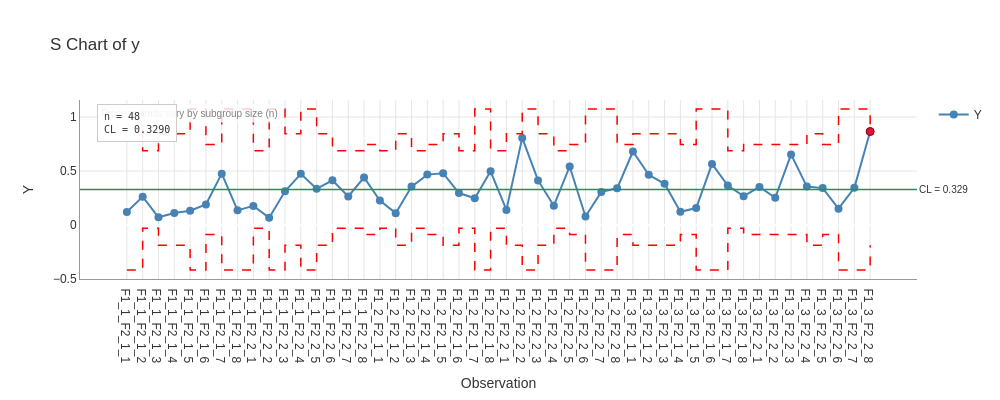

Notebook cell for this chart:
### Code cell
result_s.plot(chart='S', show_stats=True).show()

### Figure 1 — Plotly figure (JSON) as saved in the notebook; plotly's stock layout.template omitted (floating-point values rounded to 4 significant figures)
{"data": [{"hovertemplate": "%{x}<br>%{y:.3f}<extra></extra>", "line": {"color": "steelblue", "width": 2}, "marker": {"color": "steelblue", "size": 8}, "mode": "lines+markers", "name": "Y", "type": "scatter", "x": ["F1_1_F2_1_1", "F1_1_F2_1_2", "F1_1_F2_1_3", "F1_1_F2_1_4", "F1_1_F2_1_5", "F1_1_F2_1_6", "F1_1_F2_1_7", "F1_1_F2_1_8", "F1_1_F2_2_1", "F1_1_F2_2_2", "F1_1_F2_2_3", "F1_1_F2_2_4", "F1_1_F2_2_5", "F1_1_F2_2_6", "F1_1_F2_2_7", "F1_1_F2_2_8", "F1_2_F2_1_1", "F1_2_F2_1_2", "F1_2_F2_1_3", "F1_2_F2_1_4", "F1_2_F2_1_5", "F1_2_F2_1_6", "F1_2_F2_1_7", "F1_2_F2_1_8", "F1_2_F2_2_1", "F1_2_F2_2_2", "F1_2_F2_2_3", "F1_2_F2_2_4", "F1_2_F2_2_5", "F1_2_F2_2_6", "F1_2_F2_2_7", "F1_2_F2_2_8", "F1_3_F2_1_1", "F1_3_F2_1_2", "F1_3_F2_1_3", "F1_3_F2_1_4", "F1_3_F2_1_5", "F1_3_F2_1_6", "F1_3_F2_1_7", "F1_3_F2_1_8", "F1_3_F2_2_1", "F1_3_F2_2_2", "F1_3_F2_2_3", "F1_3_F2_2_4", "F1_3_F2_2_5", "F1_3_F2_2_6", "F1_3_F2_2_7", "F1_3_F2_2_8"], "y": [0.12, 0.263, 0.072, 0.111, 0.132, 0.191, 0.476, 0.136, 0.177, 0.068, 0.313, 0.474, 0.335, 0.414, 0.265, 0.441, 0.226, 0.11, 0.356, 0.467, 0.48, 0.296, 0.248, 0.497, 0.14, 0.807, 0.413, 0.179, 0.542, 0.079, 0.307, 0.34, 0.681, 0.465, 0.382, 0.123, 0.157, 0.566, 0.366, 0.267, 0.352, 0.252, 0.654, 0.356, 0.342, 0.151, 0.345, 0.866]}, {"hovertemplate": "UPL: %{y:.3f}<extra></extra>", "line": {"color": "red", "dash": "dash", "width": 1.5}, "mode": "lines", "name": "UPL (varies)", "showlegend": false, "type": "scatter", "x": ["F1_1_F2_1_1", "F1_1_F2_1_2", "F1_1_F2_1_2", "F1_1_F2_1_3", "F1_1_F2_1_3", "F1_1_F2_1_4", "F1_1_F2_1_4", "F1_1_F2_1_5", "F1_1_F2_1_5", "F1_1_F2_1_6", "F1_1_F2_1_6", "F1_1_F2_1_7", "F1_1_F2_1_7", "F1_1_F2_1_8", "F1_1_F2_1_8", "F1_1_F2_2_1", "F1_1_F2_2_1", "F1_1_F2_2_2", "F1_1_F2_2_2", "F1_1_F2_2_3", "F1_1_F2_2_3", "F1_1_F2_2_4", "F1_1_F2_2_4", "F1_1_F2_2_5", "F1_1_F2_2_5", "F1_1_F2_2_6", "F1_1_F2_2_6", "F1_1_F2_2_7", "F1_1_F2_2_7", "F1_1_F2_2_8", "F1_1_F2_2_8", "F1_2_F2_1_1", "F1_2_F2_1_1", "F1_2_F2_1_2", "F1_2_F2_1_2", "F1_2_F2_1_3", "F1_2_F2_1_3", "F1_2_F2_1_4", "F1_2_F2_1_4", "F1_2_F2_1_5", "F1_2_F2_1_5", "F1_2_F2_1_6", "F1_2_F2_1_6", "F1_2_F2_1_7", "F1_2_F2_1_7", "F1_2_F2_1_8", "F1_2_F2_1_8", "F1_2_F2_2_1", "F1_2_F2_2_1", "F1_2_F2_2_2", "F1_2_F2_2_2", "F1_2_F2_2_3", "F1_2_F2_2_3", "F1_2_F2_2_4", "F1_2_F2_2_4", "F1_2_F2_2_5", "F1_2_F2_2_5", "F1_2_F2_2_6", "F1_2_F2_2_6", "F1_2_F2_2_7", "F1_2_F2_2_7", "F1_2_F2_2_8", "F1_2_F2_2_8", "F1_3_F2_1_1", "F1_3_F2_1_1", "F1_3_F2_1_2", "F1_3_F2_1_2", "F1_3_F2_1_3", "F1_3_F2_1_3", "F1_3_F2_1_4", "F1_3_F2_1_4", "F1_3_F2_1_5", "F1_3_F2_1_5", "F1_3_F2_1_6", "F1_3_F2_1_6", "F1_3_F2_1_7", "F1_3_F2_1_7", "F1_3_F2_1_8", "F1_3_F2_1_8", "F1_3_F2_2_1", "F1_3_F2_2_1", "F1_3_F2_2_2", "F1_3_F2_2_2", "F1_3_F2_2_3", "F1_3_F2_2_3", "F1_3_F2_2_4", "F1_3_F2_2_4", "F1_3_F2_2_5", "F1_3_F2_2_5", "F1_3_F2_2_6", "F1_3_F2_2_6", "F1_3_F2_2_7", "F1_3_F2_2_7", "F1_3_F2_2_8", "F1_3_F2_2_8"], "y": [1.075, 1.075, 0.688, 0.688, 0.845, 0.845, 0.845, 0.845, 1.075, 1.075, 0.746, 0.746, 1.075, 1.075, 1.075, 1.075, 0.688, 0.688, 1.075, 1.075, 0.845, 0.845, 1.075, 1.075, 0.845, 0.845, 0.688, 0.688, 0.688, 0.688, 0.746, 0.746, 0.688, 0.688, 0.845, 0.845, 0.688, 0.688, 0.746, 0.746, 0.845, 0.845, 0.688, 0.688, 1.075, 1.075, 0.688, 0.688, 0.845, 0.845, 1.075, 1.075, 0.845, 0.845, 0.688, 0.688, 0.746, 0.746, 1.075, 1.075, 1.075, 1.075, 0.746, 0.746, 0.845, 0.845, 0.845, 0.845, 0.845, 0.845, 0.746, 0.746, 1.075, 1.075, 1.075, 1.075, 0.688, 0.688, 0.746, 0.746, 0.746, 0.746, 0.746, 0.746, 0.746, 0.746, 0.845, 0.845, 0.746, 0.746, 1.075, 1.075, 1.075, 1.075, 0.845]}, {"hovertemplate": "LPL: %{y:.3f}<extra></extra>", "line": {"color": "red", "dash": "dash", "width": 1.5}, "mode": "lines", "name": "LPL (varies)", "showlegend": false, "type": "scatter", "x": ["F1_1_F2_1_1", "F1_1_F2_1_2", "F1_1_F2_1_2", "F1_1_F2_1_3", "F1_1_F2_1_3", "F1_1_F2_1_4", "F1_1_F2_1_4", "F1_1_F2_1_5", "F1_1_F2_1_5", "F1_1_F2_1_6", "F1_1_F2_1_6", "F1_1_F2_1_7", "F1_1_F2_1_7", "F1_1_F2_1_8", "F1_1_F2_1_8", "F1_1_F2_2_1", "F1_1_F2_2_1", "F1_1_F2_2_2", "F1_1_F2_2_2", "F1_1_F2_2_3", "F1_1_F2_2_3", "F1_1_F2_2_4", "F1_1_F2_2_4", "F1_1_F2_2_5", "F1_1_F2_2_5", "F1_1_F2_2_6", "F1_1_F2_2_6", "F1_1_F2_2_7", "F1_1_F2_2_7", "F1_1_F2_2_8", "F1_1_F2_2_8", "F1_2_F2_1_1", "F1_2_F2_1_1", "F1_2_F2_1_2", "F1_2_F2_1_2", "F1_2_F2_1_3", "F1_2_F2_1_3", "F1_2_F2_1_4", "F1_2_F2_1_4", "F1_2_F2_1_5", "F1_2_F2_1_5", "F1_2_F2_1_6", "F1_2_F2_1_6", "F1_2_F2_1_7", "F1_2_F2_1_7", "F1_2_F2_1_8", "F1_2_F2_1_8", "F1_2_F2_2_1", "F1_2_F2_2_1", "F1_2_F2_2_2", "F1_2_F2_2_2", "F1_2_F2_2_3", "F1_2_F2_2_3", "F1_2_F2_2_4", "F1_2_F2_2_4", "F1_2_F2_2_5", "F1_2_F2_2_5", "F1_2_F2_2_6", "F1_2_F2_2_6", "F1_2_F2_2_7", "F1_2_F2_2_7", "F1_2_F2_2_8", "F1_2_F2_2_8", "F1_3_F2_1_1", "F1_3_F2_1_1", "F1_3_F2_1_2", "F1_3_F2_1_2", "F1_3_F2_1_3", "F1_3_F2_1_3", "F1_3_F2_1_4", "F1_3_F2_1_4", "F1_3_F2_1_5", "F1_3_F2_1_5", "F1_3_F2_1_6", "F1_3_F2_1_6", "F1_3_F2_1_7", "F1_3_F2_1_7", "F1_3_F2_1_8", "F1_3_F2_1_8", "F1_3_F2_2_1", "F1_3_F2_2_1", "F1_3_F2_2_2", "F1_3_F2_2_2", "F1_3_F2_2_3", "F1_3_F2_2_3", "F1_3_F2_2_4", "F1_3_F2_2_4", "F1_3_F2_2_5", "F1_3_F2_2_5", "F1_3_F2_2_6", "F1_3_F2_2_6", "F1_3_F2_2_7", "F1_3_F2_2_7", "F1_3_F2_2_8", "F1_3_F2_2_8"], "y": [-0.417, -0.417, -0.029, -0.029, -0.187, -0.187, -0.187, -0.187, -0.417, -0.417, -0.088, -0.088, -0.417, -0.417, -0.417, -0.417, -0.029, -0.029, -0.417, -0.417, -0.187, -0.187, -0.417, -0.417, -0.187, -0.187, -0.029, -0.029, -0.029, -0.029, -0.088, -0.088, -0.029, -0.029, -0.187, -0.187, -0.029, -0.029, -0.088, -0.088, -0.187, -0.187, -0.029, -0.029, -0.417, -0.417, -0.029, -0.029, -0.187, -0.187, -0.417, -0.417, -0.187, -0.187, -0.029, -0.029, -0.088, -0.088, -0.417, -0.417, -0.417, -0.417, -0.088, -0.088, -0.187, -0.187, -0.187, -0.187, -0.187, -0.187, -0.088, -0.088, -0.417, -0.417, -0.417, -0.417, -0.029, -0.029, -0.088, -0.088, -0.088, -0.088, -0.088, -0.088, -0.088, -0.088, -0.187, -0.187, -0.088, -0.088, -0.417, -0.417, -0.417, -0.417, -0.187]}, {"hovertemplate": "Beyond Limits<br>%{x}<br>%{y:.3f}<extra></extra>", "marker": {"color": "#DC143C", "line": {"color": "#8B0000", "width": 1}, "size": 8, "symbol": "circle"}, "mode": "markers", "name": "Beyond Limits", "showlegend": false, "type": "scatter", "x": ["F1_3_F2_2_8"], "y": [0.866]}], "layout": {"annotations": [{"bgcolor": "rgba(255,255,255,0.8)", "borderpad": 3, "font": {"color": "gray", "size": 10}, "showarrow": false, "text": "Process limits vary by subgroup size (n)", "x": 0.02, "xref": "paper", "y": 0.98, "yref": "paper"}, {"font": {"size": 10}, "showarrow": false, "text": "CL = 0.329", "x": 1, "xanchor": "left", "xref": "x domain", "y": 0.329, "yanchor": "middle", "yref": "y"}, {"align": "left", "bgcolor": "rgba(255, 255, 255, 0.9)", "bordercolor": "#CCCCCC", "borderpad": 6, "borderwidth": 1, "font": {"color": "#333333", "family": "monospace", "size": 10}, "showarrow": false, "text": "n = 48<br>CL = 0.3290", "x": 0.02, "xanchor": "left", "xref": "paper", "y": 0.98, "yanchor": "top", "yref": "paper"}], "font": {"color": "#333333", "family": "Arial, sans-serif", "size": 12}, "height": 400, "hovermode": "x unified", "paper_bgcolor": "white", "plot_bgcolor": "white", "shapes": [{"line": {"color": "#2E8B57", "width": 1.5}, "type": "line", "x0": 0, "x1": 1, "xref": "x domain", "y0": 0.329, "y1": 0.329, "yref": "y"}], "showlegend": true, "title": {"text": "S Chart of y"}, "width": 1000, "xaxis": {"gridcolor": "#E5E5E5", "gridwidth": 1, "linecolor": "#999999", "linewidth": 1, "showgrid": true, "showline": true, "title": {"text": "Observation"}}, "yaxis": {"gridcolor": "#E5E5E5", "gridwidth": 1, "linecolor": "#999999", "linewidth": 1, "showgrid": true, "showline": true, "title": {"text": "Y"}}}}
